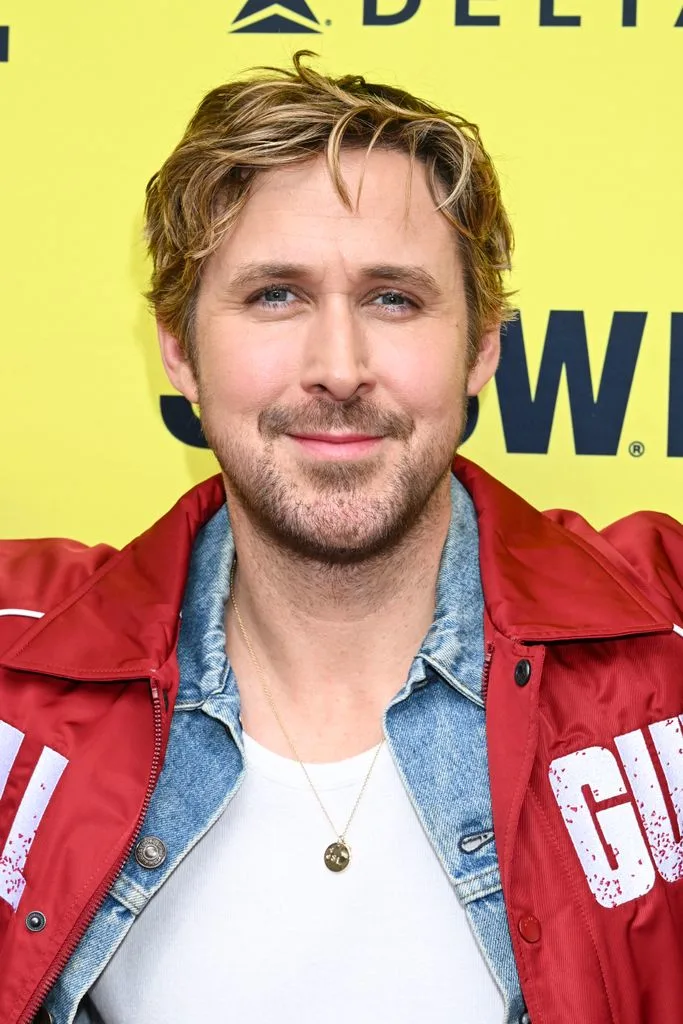
#> input picture 7. Performing Face Recognition/dataset/person1/1.jpg, 683 x 1024 px
$ jupyter execute --allow-errors 'CALAMBAActivity 7.Performing Face Recognition.ipynb'
#> lines starting #> are read from the running program, lines starting #| are printed output that depends on the picture
Technological Institute of the Philippines | Quezon City - Computer Engineering
--- | ---
Course Code: | CPE 313
Code Title: | CPE 313-CPE32S3 - Advanced Machine Learning and Deep Learning
2nd Semester | AY 2024-2025
**ACTIVITY NO.** | **TITLE**
**Name** | Calamba, Liam Francis
**Section** | CPE31S3
**Date Performed**: | 2 21 25
**Date Submitted**: | 2 21 25
**Instructor**: | Engr. Roman M. Richard

<hr>

## 1. Objectives

This activity aims to enable students to perform data preparation and face recognition on their own generated dataset.

## 2. Intended Learning Outcomes (ILOs)
After this activity, the students should be able to:
* Utilize data preparation techniques for images.
* Perform Face Recognition using multiple algorithms.
* Evaluate the performance of different algorithms.

## 3. Procedures and Outputs

### Preparing the training data

Now that we have our data, we need to load these sample pictures into our face recognition algorithms. All face recognition algorithms take two parameters in their `train()` method: an array of images and an array of labels. What do these labels represent? They are the IDs of a certain individual/face so that when face recognition is performed, we not only know the person was recognized but also who—among the many people available in our database—the person is.

To do that, we need to create a comma-separated value (CSV) file, which will contain the path to a sample picture followed by the ID of that person.

**Include a Screenshot of Your Dataset Here**

---

### Loading the data and recognizing faces

Next up, we need to load these two resources (the array of images and CSV file) into the face recognition algorithm, so it can be trained to recognize our face. To do this, we build a function that reads the CSV file and—for each line of the file—loads the image at the corresponding path into the images array and the ID into the labels array.

[cell 1]
import numpy as np
import os
import errno
import sys
import cv2

def read_images(path, sz=None):
  c = 0
  X, y = [], []

  for dirname, dirnames, filenames in os.walk(path):
    for subdirname in dirnames:
      subject_path = os.path.join(dirname, subdirname)
      for filename in os.listdir(subject_path):
        try:
          if(filename == ".jpg"):
            continue
          filepath = os.path.join(subject_path, filename)
          im = cv2.imread(os.path.join(subject_path, filename), cv2.IMREAD_GRAYSCALE)
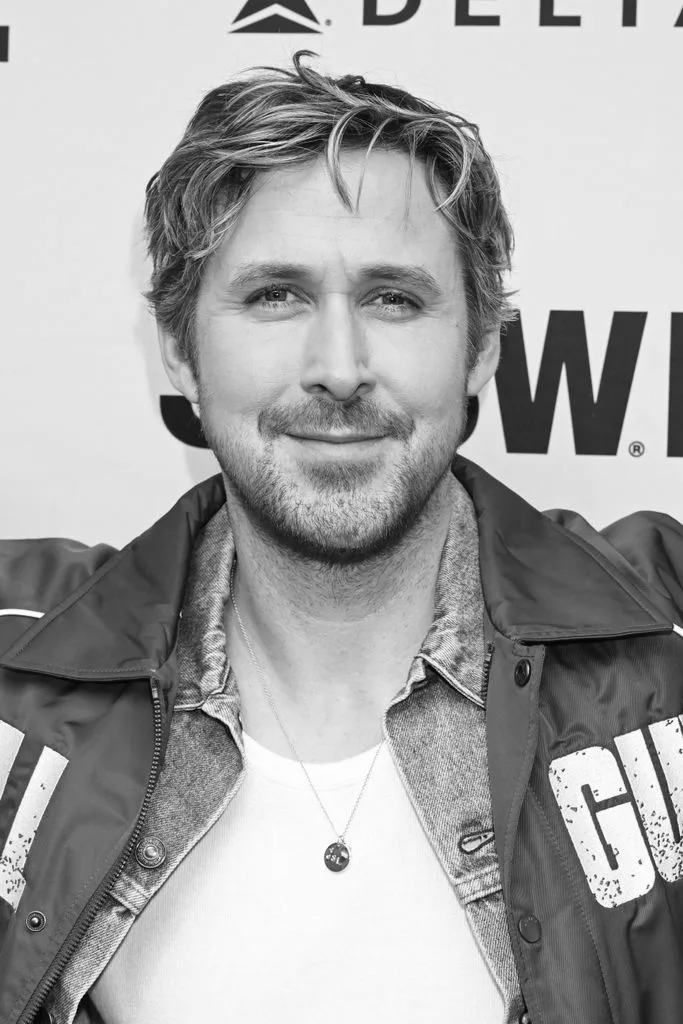
#> im: shape (1024, 683); min 0, max 255, mean 165.5

          # Resize the images to the prescribed size
          if (sz is not None):
            im = cv2.resize(im, (200,200))

          X.append(np.asarray(im, dtype=np.uint8))
          y.append(c)

        except IOError as e:
          print(f"I/O Error({e.errno}): {e.strerror}")
        except:
          print("Unexpected error:", sys.exc_info()[0])
          raise
      c = c+1
#> c = 1
  return [X, y]
